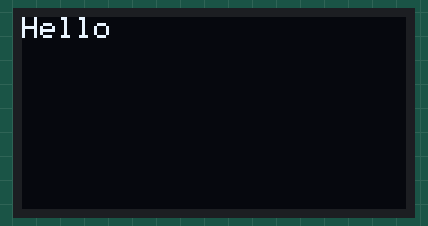
Recording of a sketch running on a simulated ESP32. Shown: 128×64 one-colour display.

Above: at 0.1 s.
At 4.2 s:
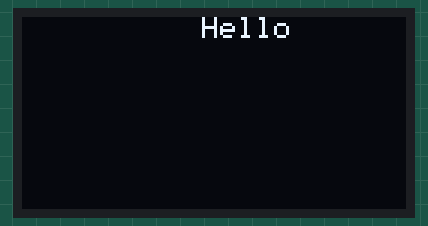
At 8.2 s:
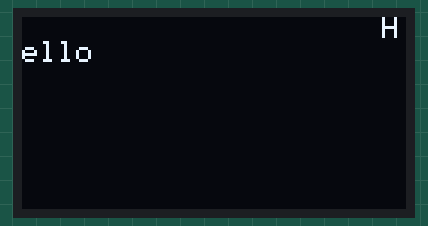
At 18.3 s:
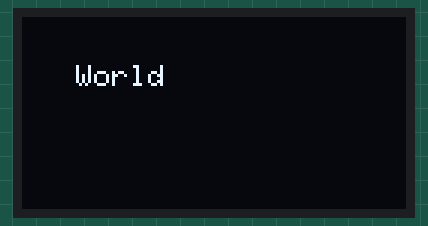
At 26.4 s:
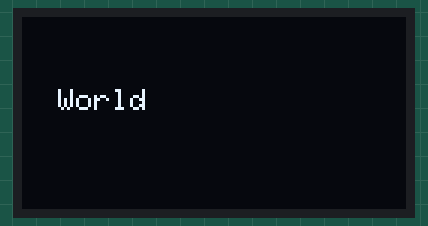
At 36.6 s:
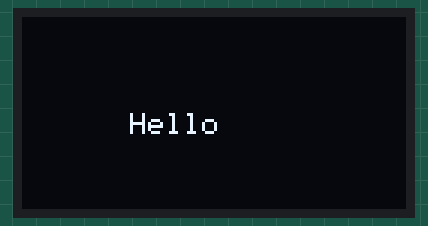

Measured:
- what the display in image 1 shows lasts 2.0 s, from 4.1 s to 6.1 s

The sketch:

oled_hello_world.ino
```cpp
#include <Wire.h>
#include <Adafruit_GFX.h>
#include <Adafruit_SSD1306.h>

// Define OLED screen resolution
#define SCREEN_WIDTH 128
#define SCREEN_HEIGHT 64

// Define OLED I2C address (default is usually 0x3C or 0x3D)
#define OLED_ADDR   0x3C

// Create OLED object
Adafruit_SSD1306 display(SCREEN_WIDTH, SCREEN_HEIGHT, &Wire, -1);

void setup() {
  // Initialize serial communication
  Serial.begin(9600);
  Wire.begin(22,21);
  // Initialize OLED screen
  if(!display.begin(SSD1306_SWITCHCAPVCC, OLED_ADDR)) {
    Serial.println(F("SSD1306 allocation failed"));
    for(;;); // Infinite loop to terminate program
  }

  // Clear display buffer
  display.clearDisplay();

  // Set text size and color
  display.setTextSize(1);
  display.setTextColor(SSD1306_WHITE);

}

void loop() {
  display.clearDisplay();

  display.print("Hello");
  display.display();
  delay(2000);
  display.clearDisplay();
  display.print("World");
  display.display();
  delay(2000);
  display.clearDisplay();


}
```
